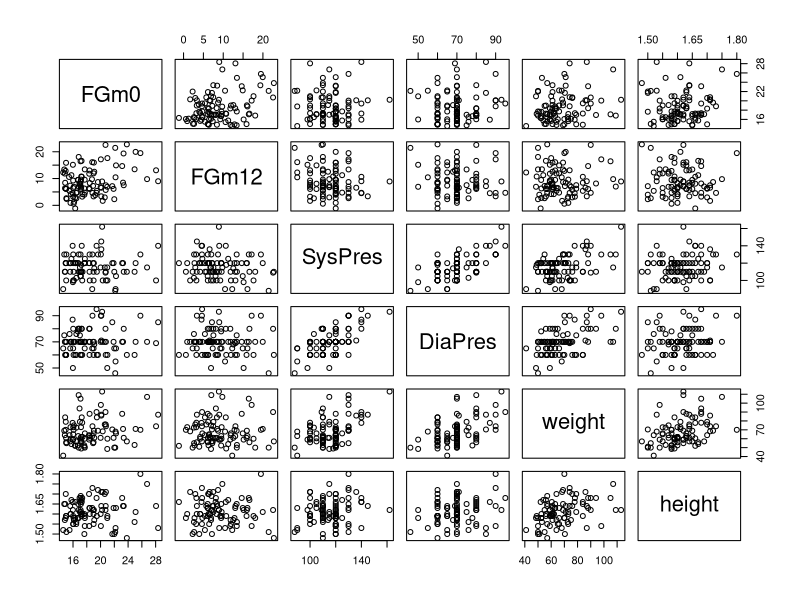
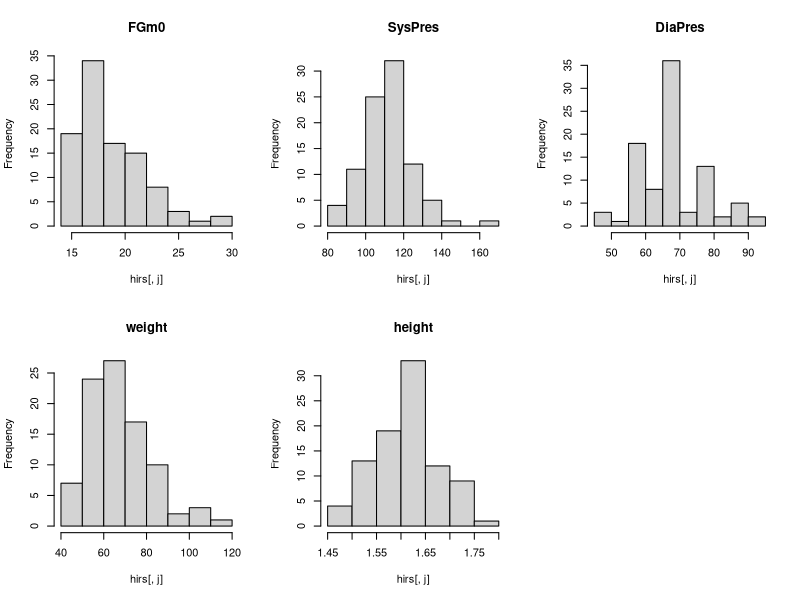
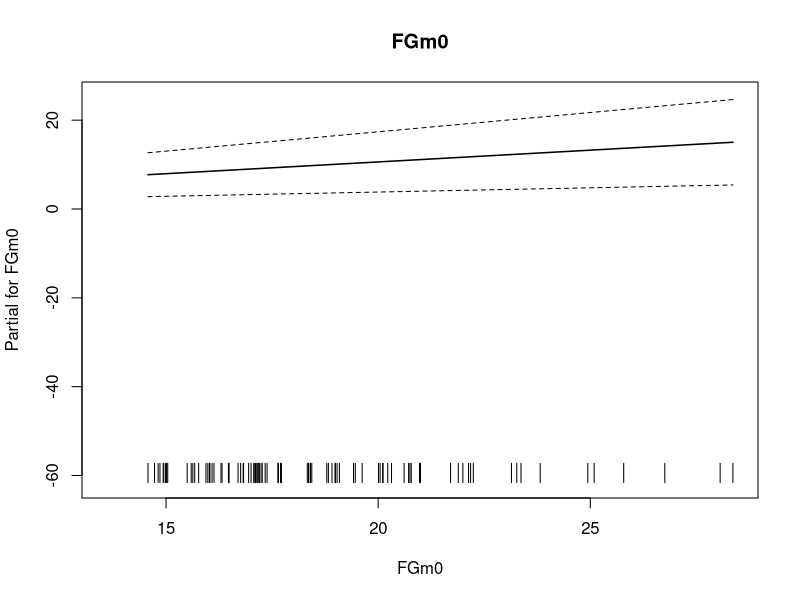
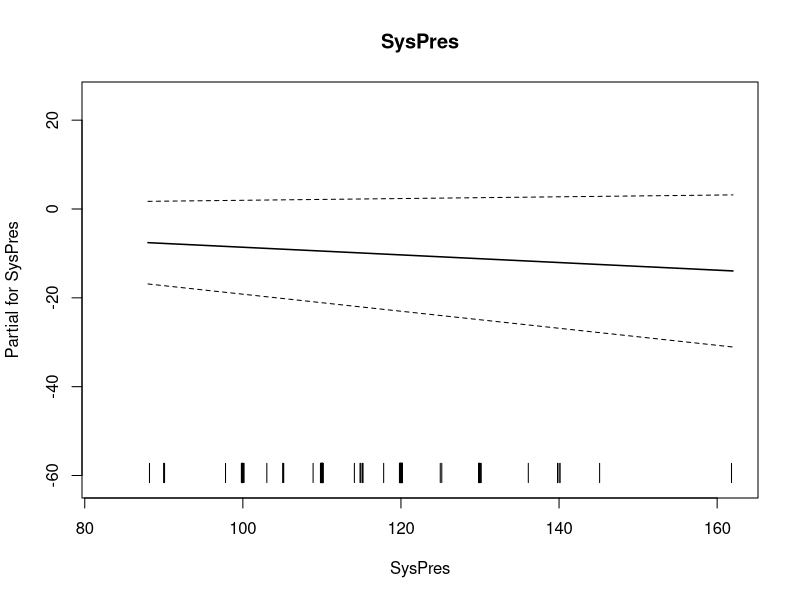
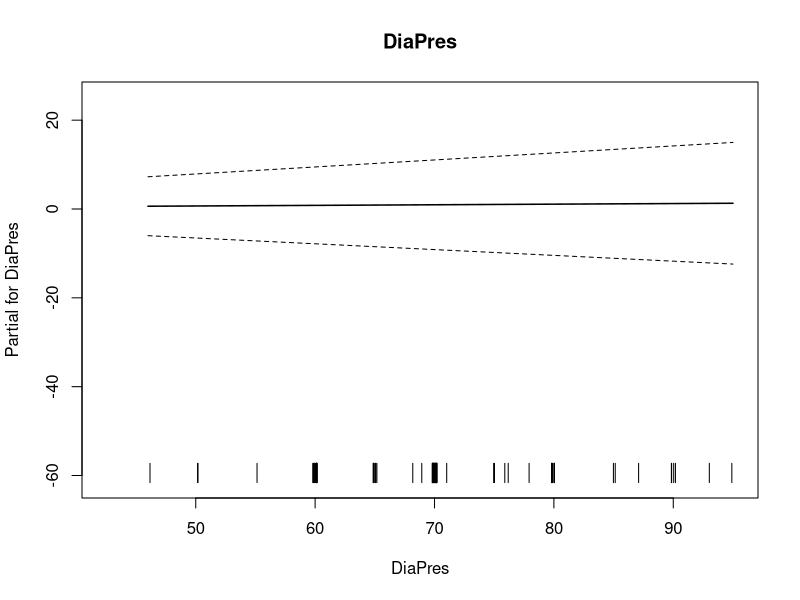
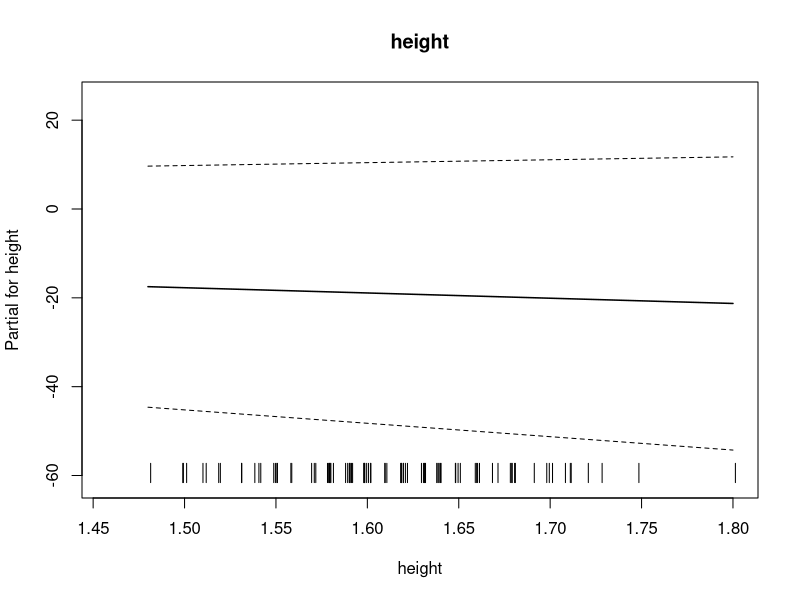
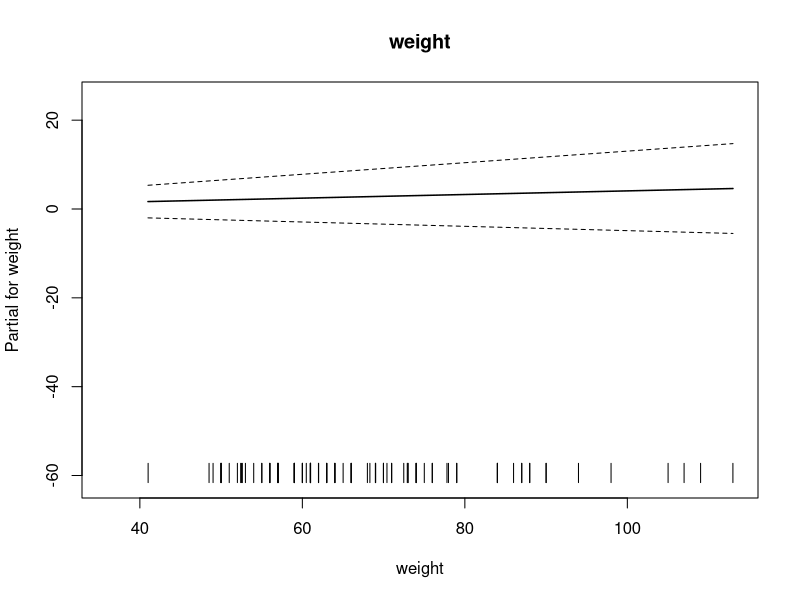
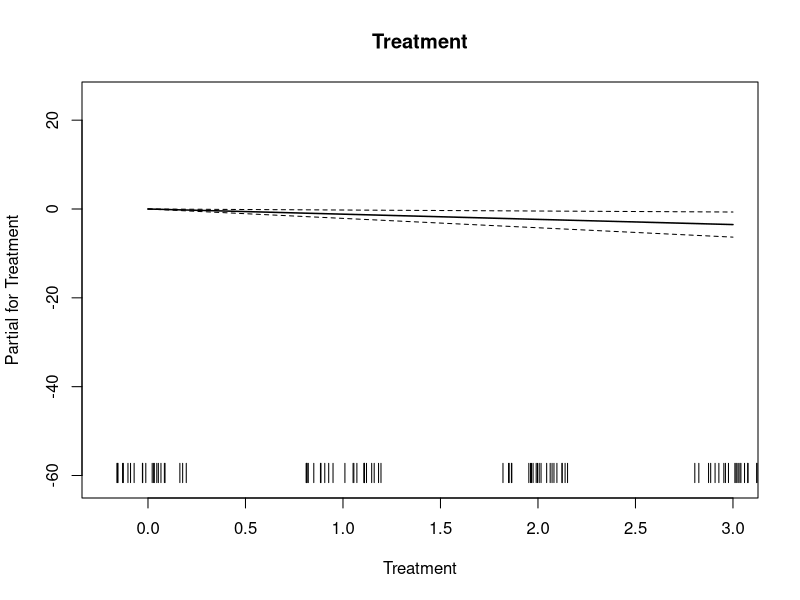

Here is the R script that generated these plots, in order:
## ---- chunk 1
knitr::opts_chunk$set(echo = TRUE)
## ---- chunk 2
library(sm)
library(mgcv)
## ---- chunk 3
hirs <- read.table("hirsutism.dat",header=T, sep="\t",fill=TRUE)

#summary(hirs)
attach(hirs)
## ---- chunk 4
plot(hirs[,-c(1,3,4)])
## ---- chunk 5
old.par<-par(mfrow=c(2,3))
for (j in c(2,6,7,8,9)) hist(hirs[,j],main=names(hirs)[j])
par(old.par)
## ---- chunk 6
apply(hirs[,-c(1,3,4,5)],2,sd, na.rm = T) # sd: standard deviation
## ---- chunk 7
apply(hirs[,-c(1,3,4,5)],2,function(x){diff(range(x, na.rm = T))})
## ---- chunk 8
# multiple linear regression
gam_0.1 <- gam(FGm12 ~ FGm0 + SysPres + DiaPres + height + weight + Treatment)
summary(gam_0.1)
## ---- chunk 9
plot(gam_0.1, all.terms=TRUE)
## ---- chunk 10
# generative additive model
gam_1.1 <- gam(FGm12 ~ s(FGm0, by=Treatment) + s(SysPres, by=Treatment) + s(DiaPres, by=Treatment) + s(height, by=Treatment) + s(weight, by=Treatment))
summary(gam_1.1)
## ---- chunk 11
plot(gam_1.1,residuals=TRUE, shade=TRUE, shade.col="lightblue", seWithMean=TRUE, cex=3, lwd=2, shift= coef(gam_1.1)[1])
## ---- chunk 12
gam.check(gam_1.1)
## ---- chunk 13
gam_1.2 <- gam(FGm12 ~ s(FGm0) + s(SysPres) + s(DiaPres) + s(height) + s(weight) )
summary(gam_1.2)
## ---- chunk 14
plot(gam_1.2,residuals=TRUE, shade=TRUE, shade.col="lightblue", seWithMean=TRUE, cex=3, lwd=2, shift= coef(gam_1.1)[1])
## ---- chunk 15
gam.check(gam_1.2)
## ---- chunk 16
# semiparametric model - SysPres (low df at model 1.1)
gam_2.1 <- gam(FGm12 ~ s(FGm0, by=Treatment) + SysPres + s(DiaPres, by=Treatment) + s(height, by=Treatment) + s(weight, by=Treatment))
summary(gam_2.1)
## ---- chunk 17
plot(gam_2.1,residuals=TRUE, shade=TRUE, shade.col="lightblue", seWithMean=TRUE, cex=3, lwd=2, shift= coef(gam_2.1)[1])
## ---- chunk 18
gam.check(gam_2.1)
## ---- chunk 19
# semiparametric model - FGm0 (low df at model 1.1)
gam_2.2 <- gam(FGm12 ~ FGm0 + s(SysPres, by=Treatment) + s(DiaPres, by=Treatment) + s(height, by=Treatment) + s(weight, by=Treatment))
summary(gam_2.2)
## ---- chunk 20
plot(gam_2.2,residuals=TRUE, shade=TRUE, shade.col="lightblue", seWithMean=TRUE, cex=3, lwd=2, shift= coef(gam_2.2)[1])
## ---- chunk 21
gam.check(gam_2.2)
## ---- chunk 22
# semiparametric model - DiaPres (low df at model 1.1)
gam_2.3 <- gam(FGm12 ~ s(FGm0, by=Treatment) + s(SysPres, by=Treatment) + DiaPres + s(height, by=Treatment) + s(weight, by=Treatment))
summary(gam_2.3)
## ---- chunk 23
plot(gam_2.3,residuals=TRUE, shade=TRUE, shade.col="lightblue", seWithMean=TRUE, cex=3, lwd=2, shift= coef(gam_2.3)[1])
## ---- chunk 24
gam.check(gam_2.3)
## ---- chunk 25
# semiparametric model - FGmO + SysPres
gam_3.1 <- gam(FGm12 ~ FGm0 + SysPres + s(DiaPres, by=Treatment) + s(height, by=Treatment) + s(weight, by=Treatment))
summary(gam_3.1)
## ---- chunk 26
plot(gam_3.1,residuals=TRUE, shade=TRUE, shade.col="lightblue", seWithMean=TRUE, cex=3, lwd=2, shift= coef(gam_3.1)[1])
## ---- chunk 27
gam.check(gam_3.1)
## ---- chunk 28
# semiparametric model - FGmO + DiaPres
gam_3.2 <- gam(FGm12 ~ FGm0 + s(SysPres, by=Treatment) + DiaPres + s(height, by=Treatment) + s(weight, by=Treatment))
summary(gam_3.2)
## ---- chunk 29
plot(gam_3.2,residuals=TRUE, shade=TRUE, shade.col="lightblue", seWithMean=TRUE, cex=3, lwd=2, shift= coef(gam_3.2)[1])
## ---- chunk 30
gam.check(gam_3.2)
## ---- chunk 31
gam_4.1 <- gam(FGm12 ~ FGm0 + SysPres + s(DiaPres, by=Treatment) + s(height, by=Treatment) + s(weight))
summary(gam_4.1)
## ---- chunk 32
plot(gam_4.1,residuals=TRUE, shade=TRUE, shade.col="lightblue", seWithMean=TRUE, cex=3, lwd=2, shift= coef(gam_4.1)[1])
## ---- chunk 33
gam.check(gam_4.1)
## ---- chunk 34
gam_5.1 <- gam(FGm12 ~ SysPres +  s(FGm0,SysPres, by=Treatment, k=5) + s(height, k=25, bs="cr") + s(weight,fx=TRUE,bs="cr"))
summary(gam_5.1)
## ---- chunk 35
plot(gam_5.1,residuals=TRUE, shade=TRUE, shade.col="lightblue", seWithMean=TRUE, cex=3, lwd=2, shift= coef(gam_5.1)[1])
## ---- chunk 36
vis.gam(gam_5.1, view = c("FGm0","SysPres"), plot.type = "persp", se=2, 
            theta = 140,  phi=30)
## ---- chunk 37
gam.check(gam_5.1)
## ---- chunk 38
anova(gam_0.1,gam_1.1,test="F")
## ---- chunk 39
anova(gam_0.1,gam_1.2,test="F")
## ---- chunk 40
anova(gam_1.2,gam_1.1,test="F")
## ---- chunk 41
anova(gam_2.1,gam_2.2,test="F")
## ---- chunk 42
anova(gam_2.2,gam_2.3,test="F")
## ---- chunk 43
anova(gam_2.2,gam_1.1,test="F")
## ---- chunk 44
anova(gam_3.1,gam_3.2,test="F")
## ---- chunk 45
anova(gam_3.1,gam_1.1,test="F")
## ---- chunk 46
anova(gam_3.1,gam_4.1,test="F")
## ---- chunk 47
anova(gam_4.1, gam_5.1,test="F")
## ---- chunk 48
vis.gam(gam_0.1,view=c("FGm0","weight"),
        theta = 40, phi = 25, r = sqrt(3), d = 1)
## ---- chunk 49
vis.gam(gam_3.1,view=c("FGm0","weight"),
        theta = 40, phi = 25, r = sqrt(3), d = 1)
## ---- chunk 50
vis.gam(gam_5.1,view=c("FGm0","weight"),
        theta = 40, phi = 25, r = sqrt(3), d = 1)
